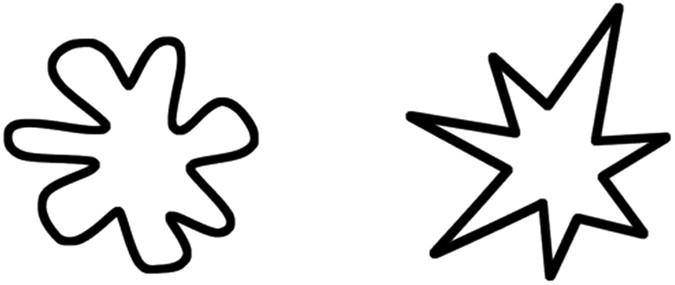
#> input picture stimuli/shapes/sources/chen2016_fig1.jpg, 675 x 285 px
$ python -i make_shapes.py   (imports and definitions only)
#> lines starting #> are read from the running program, lines starting #| are printed output that depends on the picture
"""Draw every shape set used in phase 1 and write stimuli/shapes.csv.

Sets:
  chen     Radial frequency outlines rebuilt from the equations in Chen, Huang, Woods & Spence (2016):
           r(t) = r_mean * (1 + A * x(t)), x(t) = sum_{k=0..n} (-1)^k sin((2k+1) w t) / (2k+1)^2,
           with frequency w in 4..9, amplitude A in 0.1..0.4 and spikiness n in {0, 1, 30}.
           Used for the graded task, so results compare directly with their US and Taiwan data.
  classic  Round/sharp pairs for the two-choice image task:
             kohler       redrawn after Köhler's (1929) maluma/takete figure, as reproduced in the PerForm thesis
             chen_fig1    the two shapes in Chen et al. (2016) Fig. 1, cropped from the CC BY 4.0 figure
             maurer_*     our own pairs in the style of Maurer, Pathman & Mondloch (2006): an irregular
                          jagged star and a wavy blob drawn through the same random points
  thesis   The six outlines from PerForm (Rozendo Xavier dos Santos, 2019) Fig. 26, redrawn, with the
           24 participants' sharpness ratings (stimuli/thesis_shape_ratings.csv).
  mixed    The earlier filled radial shapes whose spikes sit on a round body (generated in make_stimuli.py).

Classic, chen and thesis shapes are black outlines on white, like the published stimuli.
"""

import math
import random
from pathlib import Path

import numpy as np
from PIL import Image, ImageDraw

ROOT = Path(__file__).resolve().parent.parent
SHAPES = ROOT / "stimuli" / "shapes"
SIZE = 384
SS = 4
STROKE = 4

CHEN_FREQ = [4, 5, 6, 7, 8, 9]
CHEN_AMP = [0.1, 0.2, 0.3, 0.4]
CHEN_SPIKE = [0, 1, 30]

KOHLER_TAKETE = [(690, 620), (1045, 422), (900, 460), (1090, 588), (760, 517), (1063, 492), (690, 620)]
KOHLER_MALUMA = [((480, 522), 140, 82, -8), ((548, 502), 92, 150, 14)]

THESIS_SHAPES = ["q1_circle", "q5_rounded_star", "q6_leaf", "q3_s_curve", "q4_star", "q2_tall_star"]


# [90 lines left out: functions _canvas, _save, _fit, _outline, chen_points, draw_chen and 2 more, not called in this run]


def draw_chen_fig1():
    """Crop the round (left) and angular (right) shapes from Chen et al. Fig. 1 onto square canvases."""
    src_img = Image.open(SHAPES / "sources" / "chen2016_fig1.jpg").convert("L")
#> src_img is the input picture: PIL image 675x285 L; min 0, max 255, mean 224.6
    w, h = src_img.size
#> w = 675; h = 285
    rows = []
    for role, box in (("round", (0, 0, w // 2, h)), ("sharp", (w // 2, 0, w, h))):
        crop = src_img.crop(box)
        bbox = Image.eval(crop, lambda v: 255 - v).point(lambda v: 255 if v > 40 else 0).getbbox()
        crop = crop.crop(bbox)
        side = int(max(crop.size) / 0.72)
        canvas = Image.new("L", (side, side), 255)
        canvas.paste(crop, ((side - crop.width) // 2, (side - crop.height) // 2))
        path = SHAPES / "classic" / f"chen_fig1_{role}.png"
        path.parent.mkdir(parents=True, exist_ok=True)
        canvas.resize((SIZE, SIZE), Image.LANCZOS).convert("RGB").save(path)
        rows.append({"shape_id": f"chen_fig1_{role}", "set": "classic", "file": str(path.relative_to(ROOT)), "role": role,
                     "pair": "chen_fig1", "source": "Chen et al. (2016) Fig. 1, CC BY 4.0"})
#> this loop made 2 passes
#> bbox on passes 1 to 2: (3, 36, 259, 274), (68, 3, 334, 281)
#> pass 1, in draw_chen_fig1, `crop = src_img.crop(box)`:
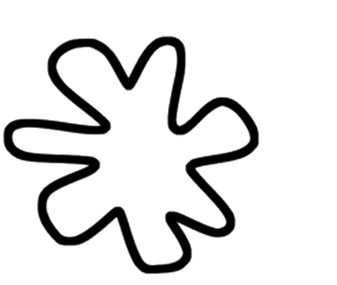
#> crop: PIL image 337x285 L; min 0, max 255, mean 225.9
#> pass 1, in draw_chen_fig1, `crop = crop.crop(bbox)`:
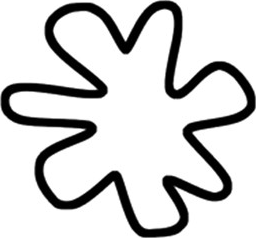
#> crop: PIL image 256x238 L; min 0, max 255, mean 209.2
#> pass 1, in draw_chen_fig1, `canvas.resize((SIZE, SIZE), Image.LANCZOS).convert("RGB").save(path)`:
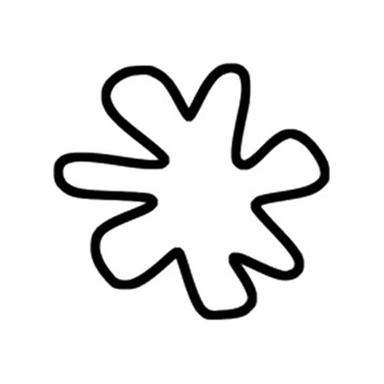
#> saved as chen_fig1_round.png: PIL image 384x384 RGB; min 0, max 255, mean 232.8
#> after the loop:
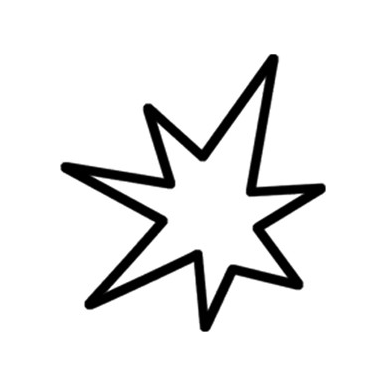
#> canvas: PIL image 386x386 L; min 0, max 255, mean 234.4
#> after the loop:
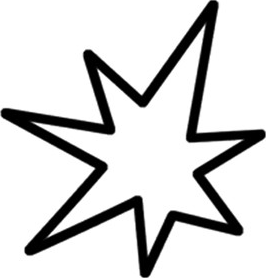
#> crop: PIL image 266x278 L; min 0, max 255, mean 213.6
#> after the loop, rows = 2 items
    return rows


# [87 lines left out: functions _smooth_blob, draw_maurer_style, _star, _bezier, thesis_outline, draw_thesis, not called in this run]


def make_all():
    """Draw the chen, classic and thesis sets and return their rows."""
    return draw_chen() + draw_kohler() + draw_chen_fig1() + draw_maurer_style() + draw_thesis()

>>> result = draw_chen_fig1()
#> result = 2 items

$ run again, with stimuli/shapes/classic/maurer_style_0_round.png saved as stimuli/shapes/sources/chen2016_fig1.jpg
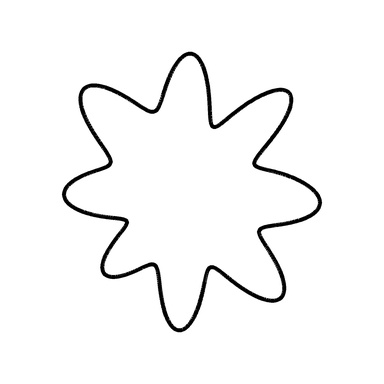
#> input picture stimuli/shapes/classic/maurer_style_0_round.png, 384 x 384 px
#> the loop in draw_chen_fig1, `for role, box in (("round", (0, 0, w // 2, h)), ("sharp", (w // 2, 0, ..` made 2 passes
#> bbox on passes 1 to 2: (62, 51, 192, 333), (0, 52, 130, 324)
#> pass 1, in draw_chen_fig1, `crop = src_img.crop(box)`:
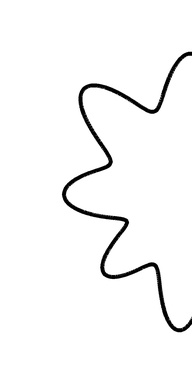
#> crop: PIL image 192x384 L; min 0, max 255, mean 247.4
#> after the loop in draw_chen_fig1, `for role, box in (("round", (0, 0, w // 2, h)), ("sharp", (w // 2, 0, ..`:
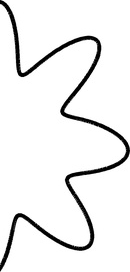
#> crop: PIL image 130x272 L; min 0, max 255, mean 237.8
#> after the loop in draw_chen_fig1, `for role, box in (("round", (0, 0, w // 2, h)), ("sharp", (w // 2, 0, ..`: rows = 2 items

$ run again, with stimuli/shapes/classic/maurer_style_0_sharp.png saved as stimuli/shapes/sources/chen2016_fig1.jpg
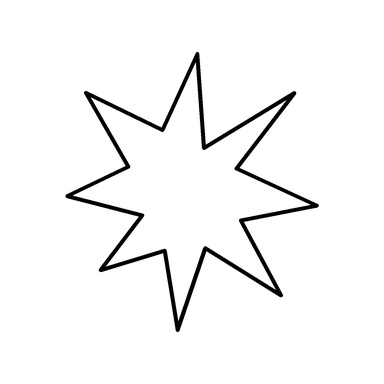
#> input picture stimuli/shapes/classic/maurer_style_0_sharp.png, 384 x 384 px
#> the loop in draw_chen_fig1, `for role, box in (("round", (0, 0, w // 2, h)), ("sharp", (w // 2, 0, ..` made 2 passes
#> bbox on passes 1 to 2: (65, 62, 192, 332), (0, 52, 127, 298)
#> pass 1, in draw_chen_fig1, `canvas.resize((SIZE, SIZE), Image.LANCZOS).convert("RGB").save(path)`:
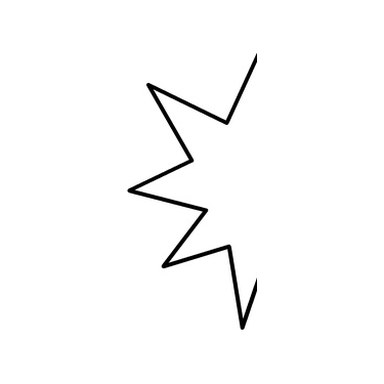
#> saved as chen_fig1_round.png: PIL image 384x384 RGB; min 0, max 255, mean 250.5
#> after the loop in draw_chen_fig1, `for role, box in (("round", (0, 0, w // 2, h)), ("sharp", (w // 2, 0, ..`:
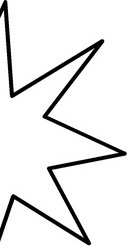
#> crop: PIL image 127x246 L; min 0, max 255, mean 233.2
#> after the loop in draw_chen_fig1, `for role, box in (("round", (0, 0, w // 2, h)), ("sharp", (w // 2, 0, ..`: rows = 2 items

$ run again, with stimuli/shapes/classic/maurer_style_1_round.png saved as stimuli/shapes/sources/chen2016_fig1.jpg
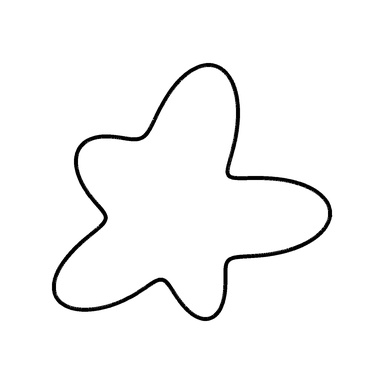
#> input picture stimuli/shapes/classic/maurer_style_1_round.png, 384 x 384 px
#> the loop in draw_chen_fig1, `for role, box in (("round", (0, 0, w // 2, h)), ("sharp", (w // 2, 0, ..` made 2 passes
#> bbox on passes 1 to 2: (52, 68, 192, 316), (0, 63, 141, 321)
#> pass 1, in draw_chen_fig1, `crop = src_img.crop(box)`:
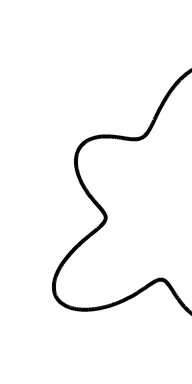
#> crop: PIL image 192x384 L; min 0, max 255, mean 248.4
#> after the loop in draw_chen_fig1, `for role, box in (("round", (0, 0, w // 2, h)), ("sharp", (w // 2, 0, ..`:
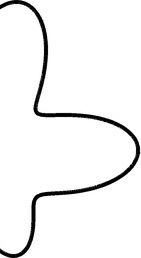
#> crop: PIL image 141x258 L; min 0, max 255, mean 242.3
#> after the loop in draw_chen_fig1, `for role, box in (("round", (0, 0, w // 2, h)), ("sharp", (w // 2, 0, ..`: rows = 2 items
